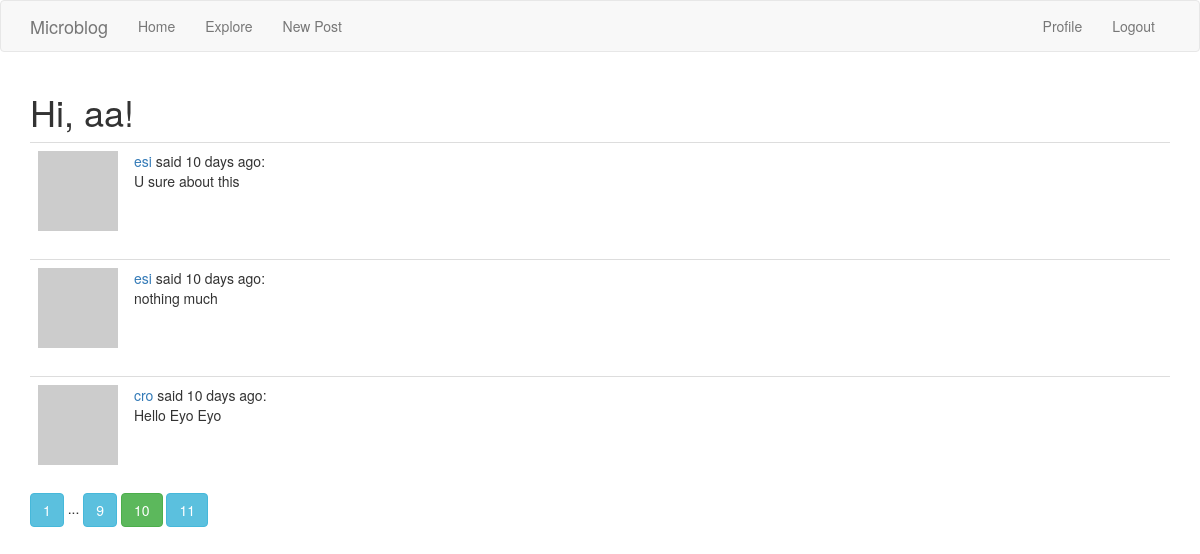
/index?page=10 (signed in), run on the app's committed database.
### app/models.py (models this page shows, shortened)
class User(UserMixin, db.Model):
    id = db.Column(db.Integer, primary_key=True)
    username = db.Column(db.String(64), index=True, unique=True)
    email = db.Column(db.String(120), index=True, unique=True)
    password_hash = db.Column(db.String(128))
    posts = db.relationship('Post', backref='author', lazy='dynamic')
    about_me = db.Column(db.String(140))
    last_seen = db.Column(db.DateTime,default=datetime.utcnow)
    image_file = db.Column(db.String(20), default='default.jpg')
    followed = db.relationship(
        'User', secondary=followers,
        primaryjoin=(followers.c.follower_id == id),
        secondaryjoin=(followers.c.followed_id == id),
        backref=db.backref('followers', lazy='dynamic'), lazy='dynamic')
    def avatar(self, size):
        digest = md5(self.email.lower().encode('utf-8')).hexdigest()
        return 'https://www.gravatar.com/avatar/{}?d=identicon&s={}'.format(
            digest, size)
    def followed_posts(self):
        followed = Post.query.join(
            followers, (followers.c.followed_id == Post.user_id)).filter(
                followers.c.follower_id == self.id)
        own = Post.query.filter_by(user_id=self.id)
        return followed.union(own).order_by(Post.timestamp.desc())

class Post(db.Model):
    id = db.Column(db.Integer, primary_key=True)
    body = db.Column(db.String(140))
    timestamp = db.Column(db.DateTime, index=True, default=datetime.utcnow)
    user_id = db.Column(db.Integer, db.ForeignKey('user.id'))

### app/main/routes.py (the view)
@main.route('/', methods=['GET', 'POST'])
@main.route('/index', methods=['GET', 'POST'])
@login_required
def index():
    page = request.args.get('page', 1, type=int)
    posts = current_user.followed_posts().paginate(
        page, current_app.config['POSTS_PER_PAGE'] , False)
    return render_template("index.html", title='Home Page',
                           posts=posts)

### app/main/routes.py (called while the page is built)
@main.before_request
def before_request():
    if current_user.is_authenticated:
        current_user.last_seen = datetime.utcnow()
        db.session.commit()

### app/models.py (called while the page is built)
@login.user_loader
def load_user(id):
    return User.query.get(int(id))

### app/templates/index.html (shortened to what this page needs)
{% extends "base.html" %}
{% block app_content %}
    <h1>Hi, {{ current_user.username }}!</h1>
    {% for post in posts.items %}
    	{% include 'users/_post.html' %}
    {% endfor %}
    {% for page_num in posts.iter_pages(left_edge=1,right_edge=1, left_current=1, right_current=2) %}
		{% if page_num %}
			{% if page_num == posts.page %}
				<a class="btn btn-success" href="{{ url_for('main.index', page=page_num) }}">{{page_num}}</a>
			{% else %}
				<a class="btn btn-info" href="{{ url_for('main.index', page=page_num) }}">{{page_num}}</a>
			{% endif %}
		{% else %}
			...
		{% endif %}
    {% endfor %}
{% endblock %}

### app/templates/users/_post.html
    <table class="table table-hover">
        <tr>
            <td width="70px">
                <a href="{{ url_for('users.user', username=post.author.username) }}">
                    <img src="{{ post.author.avatar(70) }}" />
                </a>
            </td>
            <td>
                <a href="{{ url_for('users.user', username=post.author.username) }}">
                    {{ post.author.username }}
                </a>
                said {{ moment(post.timestamp).fromNow() }}:
                <br>
                {{ post.body }}
            </td>
        </tr>
    </table>

### data on the page
User: username "aa"
Post: author.username "esi", timestamp "10 days ago", body "U sure about this"
Post: author.username "esi", timestamp "10 days ago", body "nothing much"
Post: author.username "cro", timestamp "10 days ago", body "Hello Eyo Eyo"

### other printed values
{{ page_num }} "1" "9" "11"
{{ page_num }} "10"
